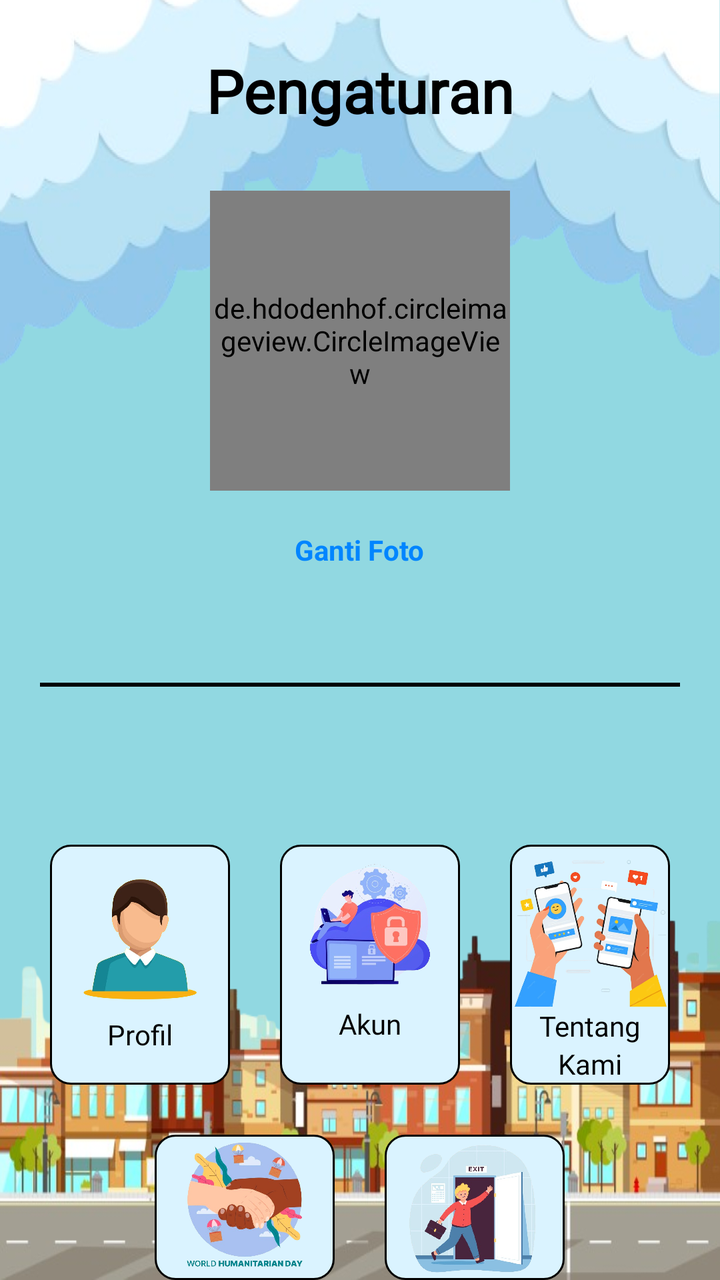
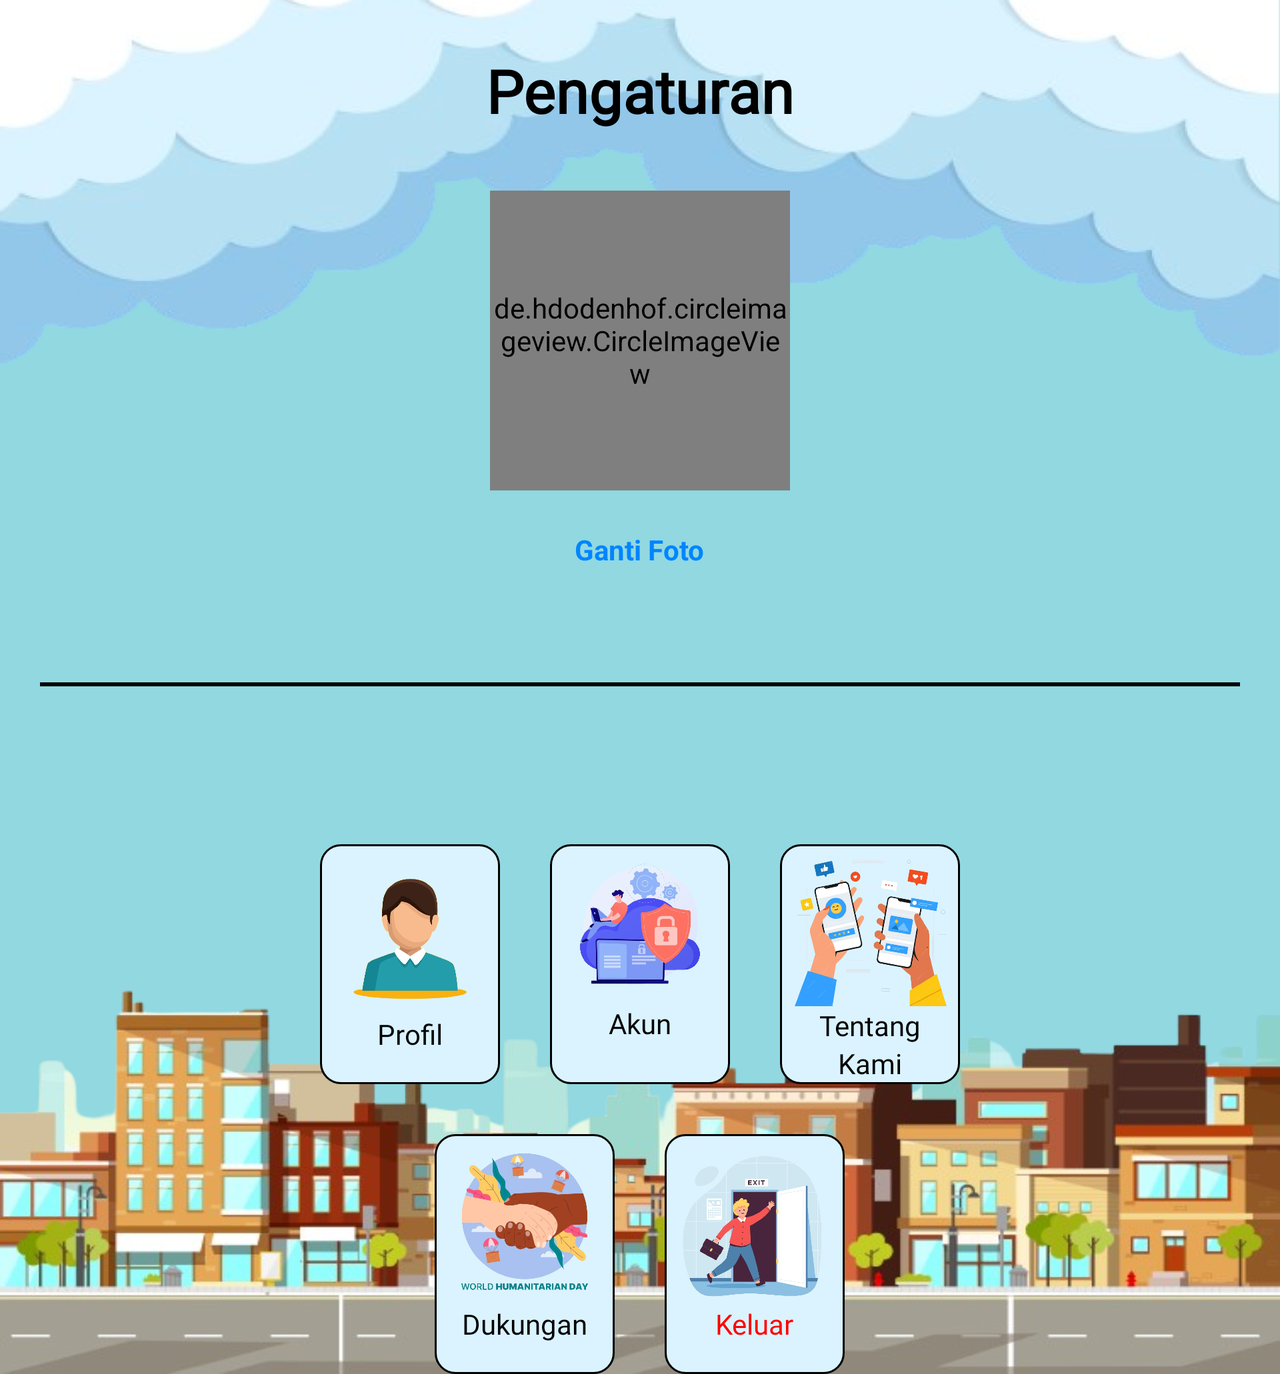

An Android layout and its configuration variant, each rendered on a device that would load it. The default file and the variant file are quoted in full after the pictures.
<!-- AndroidManifest.xml: application theme AppTheme -->
<!-- res/layout/fragment_profil.xml -->
<?xml version="1.0" encoding="utf-8"?>
<RelativeLayout
    xmlns:android="http://schemas.android.com/apk/res/android"
    xmlns:app="http://schemas.android.com/apk/res-auto"
    xmlns:tools="http://schemas.android.com/tools"
    android:layout_width="match_parent"
    android:layout_height="match_parent"
    android:orientation="vertical"
    android:background="#91D8E1"
    tools:context=".ProfilFragment">

    <RelativeLayout
        android:layout_width="match_parent"
        android:layout_height="200dp"
        android:background="@drawable/bgawan"
        android:layout_alignParentTop="true">
    </RelativeLayout>

    <RelativeLayout
        android:layout_width="match_parent"
        android:layout_height="250dp"
        android:layout_alignParentBottom="true"
        android:background="@drawable/kota">
    </RelativeLayout>

    <TextView
        android:id="@+id/pengaturan"
        android:layout_width="wrap_content"
        android:layout_height="wrap_content"
        android:text="Pengaturan"
        android:textSize="30sp"
        android:layout_centerHorizontal="true"
        android:layout_marginTop="25dp"
        android:fontFamily="@font/fredom"
        android:textColor="@color/black"
        android:textStyle="bold"/>

    <de.hdodenhof.circleimageview.CircleImageView
        android:id="@+id/gambar_profil_pengaturan"
        android:layout_width="150dp"
        android:layout_height="150dp"
        android:src="@drawable/profil_kosong"
        android:layout_centerHorizontal="true"
        android:layout_below="@+id/pengaturan"
        app:civ_border_color="@color/black"
        app:civ_border_width="3dp"
        android:layout_marginTop="30dp"/>

    <TextView
        android:id="@+id/ganti_profil"
        android:layout_below="@+id/gambar_profil_pengaturan"
        android:layout_width="wrap_content"
        android:layout_height="wrap_content"
        android:text="Ganti Foto"
        android:textSize="14sp"
        android:textColor="#0085FF"
        android:textStyle="bold"
        android:layout_centerHorizontal="true"
        android:layout_marginTop="20dp"/>

    <TextView
        android:id="@+id/username_pengaturan"
        android:layout_width="wrap_content"
        android:layout_height="wrap_content"
        android:text=""
        android:layout_below="@+id/ganti_profil"
        android:layout_centerHorizontal="true"
        android:layout_marginTop="20dp"
        android:fontFamily="@font/dm_sans"
        android:textSize="20sp"
        android:textColor="@color/black"/>

    <View
        android:id="@+id/divider"
        android:layout_width="match_parent"
        android:layout_height="2dp"
        android:layout_marginStart="20dp"
        android:layout_marginTop="10dp"
        android:layout_marginEnd="20dp"
        android:background="#000000"
        android:layout_below="@id/username_pengaturan"
        app:layout_constraintVertical_bias="0.0" />

    <TextView
        android:id="@+id/email_pengaturan"
        android:layout_width="wrap_content"
        android:layout_height="wrap_content"
        android:text=""
        android:layout_below="@+id/divider"
        android:layout_centerHorizontal="true"
        android:layout_marginTop="10dp"
        android:fontFamily="@font/dm_sans"
        android:textSize="14sp"
        android:textColor="@color/black"/>



    <RelativeLayout
        android:id="@+id/icon_atas"
        android:layout_width="wrap_content"
        android:layout_height="wrap_content"
        android:layout_centerHorizontal="true"
        android:layout_marginStart="25dp"
        android:layout_marginEnd="25dp"
        android:layout_below="@+id/email_pengaturan"
        android:layout_marginTop="50dp">
        <RelativeLayout
            android:id="@+id/edit_profil"
            android:layout_width="90dp"
            android:layout_height="120dp"
            android:background="@drawable/bg_button_blue">
            <RelativeLayout
                android:layout_width="wrap_content"
                android:layout_centerInParent="true"
                android:layout_height="wrap_content">
                <ImageView
                    android:id="@+id/icon_profil"
                    android:layout_width="80dp"
                    android:layout_centerHorizontal="true"
                    android:layout_height="80dp"
                    android:src="@drawable/profil"/>
                <TextView
                    android:layout_below="@id/icon_profil"
                    android:layout_width="wrap_content"
                    android:layout_height="wrap_content"
                    android:text="Profil"
                    android:layout_centerHorizontal="true"
                    android:textColor="@color/black"
                    android:fontFamily="@font/dm_sans"
                    android:layout_marginBottom="10dp"/>
            </RelativeLayout>
        </RelativeLayout>

        <RelativeLayout
            android:id="@+id/setting"
            android:layout_width="90dp"
            android:layout_height="120dp"
            android:layout_centerInParent="true"
            android:layout_marginStart="25dp"
            android:layout_marginEnd="25dp"
            android:layout_toRightOf="@id/edit_profil"
            android:background="@drawable/bg_button_blue">

            <ImageView
                android:id="@+id/icon_setting"
                android:layout_width="80dp"
                android:layout_height="80dp"
                android:layout_centerHorizontal="true"
                android:src="@drawable/setting" />

            <TextView
                android:layout_width="wrap_content"
                android:layout_height="wrap_content"
                android:layout_below="@id/icon_setting"
                android:layout_centerHorizontal="true"
                android:fontFamily="@font/dm_sans"
                android:text="Akun"
                android:textColor="@color/black" />
        </RelativeLayout>
        <RelativeLayout
            android:id="@+id/tentang_kami"
            android:layout_width="90dp"
            android:layout_height="120dp"
            android:layout_toRightOf="@+id/setting"
            android:background="@drawable/bg_button_blue">

            <RelativeLayout
                android:layout_width="wrap_content"
                android:layout_height="wrap_content"
                android:layout_centerInParent="true">

                <ImageView
                    android:id="@+id/icon_tentang_kami"
                    android:layout_width="80dp"
                    android:layout_height="80dp"
                    android:layout_centerHorizontal="true"
                    android:src="@drawable/tentang_kami" />

                <TextView
                    android:id="@+id/tentang"
                    android:layout_width="wrap_content"
                    android:layout_height="wrap_content"
                    android:layout_below="@id/icon_tentang_kami"
                    android:layout_centerHorizontal="true"
                    android:fontFamily="@font/dm_sans"
                    android:text="Tentang"
                    android:textColor="@color/black" />

                <TextView
                    android:layout_width="wrap_content"
                    android:layout_height="wrap_content"
                    android:layout_below="@+id/tentang"
                    android:layout_centerHorizontal="true"
                    android:fontFamily="@font/dm_sans"
                    android:text="Kami"
                    android:textColor="@color/black" />
            </RelativeLayout>
        </RelativeLayout>
    </RelativeLayout>
    <RelativeLayout
        android:layout_width="wrap_content"
        android:layout_height="wrap_content"
        android:layout_below="@id/icon_atas"
        android:layout_marginTop="25dp"
        android:layout_centerHorizontal="true">
        <RelativeLayout
            android:id="@+id/dukungan"
            android:layout_width="90dp"
            android:layout_height="120dp"
            android:background="@drawable/bg_button_blue">
            <RelativeLayout
                android:layout_width="wrap_content"
                android:layout_height="wrap_content"
                android:layout_centerInParent="true">
                <ImageView
                    android:id="@+id/icon_dukungan"
                    android:layout_width="80dp"
                    android:layout_height="80dp"
                    android:src="@drawable/dukungan"/>
                <TextView
                    android:layout_below="@id/icon_dukungan"
                    android:layout_width="wrap_content"
                    android:layout_height="wrap_content"
                    android:text="Dukungan"
                    android:layout_centerHorizontal="true"
                    android:textColor="@color/black"
                    android:fontFamily="@font/dm_sans"
                    android:layout_marginBottom="10dp"/>
            </RelativeLayout>
        </RelativeLayout>
        <RelativeLayout
            android:layout_marginStart="25dp"
            android:id="@+id/exit"
            android:layout_width="90dp"
            android:layout_height="120dp"
            android:layout_toRightOf="@id/dukungan"
            android:background="@drawable/bg_button_blue">
            <RelativeLayout
                android:layout_width="wrap_content"
                android:layout_height="wrap_content"
                android:layout_centerInParent="true">
                <ImageView
                    android:id="@+id/icon_exit"
                    android:layout_width="80dp"
                    android:layout_height="80dp"
                    android:src="@drawable/exit"/>
                <TextView
                    android:layout_below="@id/icon_exit"
                    android:layout_width="wrap_content"
                    android:layout_height="wrap_content"
                    android:text="Keluar"
                    android:layout_centerHorizontal="true"
                    android:textColor="#FF0000"
                    android:fontFamily="@font/dm_sans"
                    android:layout_marginBottom="10dp"/>
            </RelativeLayout>
        </RelativeLayout>
    </RelativeLayout>

</RelativeLayout>
<!-- resources referenced by this layout -->
<resources>
  <color name="black">#FF000000</color>
  <!-- drawable bg_button_blue (drawable) -->
  <?xml version="1.0" encoding="utf-8"?>
  <shape xmlns:android="http://schemas.android.com/apk/res/android"
      android:shape="rectangle">
      <solid android:color="#DAF3FF"/>
      <corners android:radius="10dp"/>
      <stroke android:width="1dp" android:color="@color/black"/>
  
  </shape>
  <!-- drawable bgawan: png bitmap (drawable, 123834 bytes) -->
  <!-- drawable dukungan: png bitmap (drawable, 513550 bytes) -->
  <!-- drawable exit: png bitmap (drawable, 185378 bytes) -->
  <!-- drawable kota: png bitmap (drawable, 268031 bytes) -->
  <!-- drawable profil: png bitmap (drawable, 93609 bytes) -->
  <!-- drawable setting: png bitmap (drawable, 195371 bytes) -->
  <!-- drawable tentang_kami: png bitmap (drawable, 422093 bytes) -->
  <style name="AppTheme" parent="Theme.AppCompat.Light.NoActionBar">
          
      </style>
</resources>
<!-- res/layout-land/fragment_profil.xml (the repository's variant of the layout above) -->
<!-- drawn on the phone turned sideways -->
<?xml version="1.0" encoding="utf-8"?>
<ScrollView
    android:layout_width="match_parent"
    android:layout_height="match_parent"
    xmlns:android="http://schemas.android.com/apk/res/android"
    xmlns:app="http://schemas.android.com/apk/res-auto"
    xmlns:tools="http://schemas.android.com/tools">

    <RelativeLayout
        android:layout_width="match_parent"
        android:layout_height="match_parent"
        android:orientation="vertical"
        android:background="#91D8E1"
        tools:context=".ProfilFragment">

        <RelativeLayout
            android:layout_width="match_parent"
            android:layout_height="200dp"
            android:background="@drawable/bgawan"
            android:layout_alignParentTop="true">
        </RelativeLayout>

        <RelativeLayout
            android:layout_width="match_parent"
            android:layout_height="250dp"
            android:layout_alignParentBottom="true"
            android:background="@drawable/kota">
        </RelativeLayout>

        <TextView
            android:id="@+id/pengaturan"
            android:layout_width="wrap_content"
            android:layout_height="wrap_content"
            android:text="Pengaturan"
            android:textSize="30sp"
            android:layout_centerHorizontal="true"
            android:layout_marginTop="25dp"
            android:fontFamily="@font/fredom"
            android:textColor="@color/black"
            android:textStyle="bold"/>

        <de.hdodenhof.circleimageview.CircleImageView
            android:id="@+id/gambar_profil_pengaturan"
            android:layout_width="150dp"
            android:layout_height="150dp"
            android:src="@drawable/profil_kosong"
            android:layout_centerHorizontal="true"
            android:layout_below="@+id/pengaturan"
            app:civ_border_color="@color/black"
            app:civ_border_width="3dp"
            android:layout_marginTop="30dp"/>

        <TextView
            android:id="@+id/ganti_profil"
            android:layout_below="@+id/gambar_profil_pengaturan"
            android:layout_width="wrap_content"
            android:layout_height="wrap_content"
            android:text="Ganti Foto"
            android:textSize="14sp"
            android:textColor="#0085FF"
            android:textStyle="bold"
            android:layout_centerHorizontal="true"
            android:layout_marginTop="20dp"/>

        <TextView
            android:id="@+id/username_pengaturan"
            android:layout_width="wrap_content"
            android:layout_height="wrap_content"
            android:text=""
            android:layout_below="@+id/ganti_profil"
            android:layout_centerHorizontal="true"
            android:layout_marginTop="20dp"
            android:fontFamily="@font/dm_sans"
            android:textSize="20sp"
            android:textColor="@color/black"/>

        <View
            android:id="@+id/divider"
            android:layout_width="match_parent"
            android:layout_height="2dp"
            android:layout_marginStart="20dp"
            android:layout_marginTop="10dp"
            android:layout_marginEnd="20dp"
            android:background="#000000"
            android:layout_below="@id/username_pengaturan"
            app:layout_constraintVertical_bias="0.0" />

        <TextView
            android:id="@+id/email_pengaturan"
            android:layout_width="wrap_content"
            android:layout_height="wrap_content"
            android:text=""
            android:layout_below="@+id/divider"
            android:layout_centerHorizontal="true"
            android:layout_marginTop="10dp"
            android:fontFamily="@font/dm_sans"
            android:textSize="14sp"
            android:textColor="@color/black"/>



        <RelativeLayout
            android:id="@+id/icon_atas"
            android:layout_width="wrap_content"
            android:layout_height="wrap_content"
            android:layout_centerHorizontal="true"
            android:layout_marginStart="25dp"
            android:layout_marginEnd="25dp"
            android:layout_below="@+id/email_pengaturan"
            android:layout_marginTop="50dp">
            <RelativeLayout
                android:id="@+id/edit_profil"
                android:layout_width="90dp"
                android:layout_height="120dp"
                android:background="@drawable/bg_button_blue">
                <RelativeLayout
                    android:layout_width="wrap_content"
                    android:layout_centerInParent="true"
                    android:layout_height="wrap_content">
                    <ImageView
                        android:id="@+id/icon_profil"
                        android:layout_width="80dp"
                        android:layout_centerHorizontal="true"
                        android:layout_height="80dp"
                        android:src="@drawable/profil"/>
                    <TextView
                        android:layout_below="@id/icon_profil"
                        android:layout_width="wrap_content"
                        android:layout_height="wrap_content"
                        android:text="Profil"
                        android:layout_centerHorizontal="true"
                        android:textColor="@color/black"
                        android:fontFamily="@font/dm_sans"
                        android:layout_marginBottom="10dp"/>
                </RelativeLayout>
            </RelativeLayout>

            <RelativeLayout
                android:id="@+id/setting"
                android:layout_width="90dp"
                android:layout_height="120dp"
                android:layout_centerInParent="true"
                android:layout_marginStart="25dp"
                android:layout_marginEnd="25dp"
                android:layout_toRightOf="@id/edit_profil"
                android:background="@drawable/bg_button_blue">

                <ImageView
                    android:id="@+id/icon_setting"
                    android:layout_width="80dp"
                    android:layout_height="80dp"
                    android:layout_centerHorizontal="true"
                    android:src="@drawable/setting" />

                <TextView
                    android:layout_width="wrap_content"
                    android:layout_height="wrap_content"
                    android:layout_below="@id/icon_setting"
                    android:layout_centerHorizontal="true"
                    android:fontFamily="@font/dm_sans"
                    android:text="Akun"
                    android:textColor="@color/black" />
            </RelativeLayout>
            <RelativeLayout
                android:id="@+id/tentang_kami"
                android:layout_width="90dp"
                android:layout_height="120dp"
                android:layout_toRightOf="@+id/setting"
                android:background="@drawable/bg_button_blue">

                <RelativeLayout
                    android:layout_width="wrap_content"
                    android:layout_height="wrap_content"
                    android:layout_centerInParent="true">

                    <ImageView
                        android:id="@+id/icon_tentang_kami"
                        android:layout_width="80dp"
                        android:layout_height="80dp"
                        android:layout_centerHorizontal="true"
                        android:src="@drawable/tentang_kami" />

                    <TextView
                        android:id="@+id/tentang"
                        android:layout_width="wrap_content"
                        android:layout_height="wrap_content"
                        android:layout_below="@id/icon_tentang_kami"
                        android:layout_centerHorizontal="true"
                        android:fontFamily="@font/dm_sans"
                        android:text="Tentang"
                        android:textColor="@color/black" />

                    <TextView
                        android:layout_width="wrap_content"
                        android:layout_height="wrap_content"
                        android:layout_below="@+id/tentang"
                        android:layout_centerHorizontal="true"
                        android:fontFamily="@font/dm_sans"
                        android:text="Kami"
                        android:textColor="@color/black" />
                </RelativeLayout>
            </RelativeLayout>
        </RelativeLayout>
        <RelativeLayout
            android:layout_width="wrap_content"
            android:layout_height="wrap_content"
            android:layout_below="@id/icon_atas"
            android:layout_marginTop="25dp"
            android:layout_centerHorizontal="true">
            <RelativeLayout
                android:id="@+id/dukungan"
                android:layout_width="90dp"
                android:layout_height="120dp"
                android:background="@drawable/bg_button_blue">
                <RelativeLayout
                    android:layout_width="wrap_content"
                    android:layout_height="wrap_content"
                    android:layout_centerInParent="true">
                    <ImageView
                        android:id="@+id/icon_dukungan"
                        android:layout_width="80dp"
                        android:layout_height="80dp"
                        android:src="@drawable/dukungan"/>
                    <TextView
                        android:layout_below="@id/icon_dukungan"
                        android:layout_width="wrap_content"
                        android:layout_height="wrap_content"
                        android:text="Dukungan"
                        android:layout_centerHorizontal="true"
                        android:textColor="@color/black"
                        android:fontFamily="@font/dm_sans"
                        android:layout_marginBottom="10dp"/>
                </RelativeLayout>
            </RelativeLayout>
            <RelativeLayout
                android:layout_marginStart="25dp"
                android:id="@+id/exit"
                android:layout_width="90dp"
                android:layout_height="120dp"
                android:layout_toRightOf="@id/dukungan"
                android:background="@drawable/bg_button_blue">
                <RelativeLayout
                    android:layout_width="wrap_content"
                    android:layout_height="wrap_content"
                    android:layout_centerInParent="true">
                    <ImageView
                        android:id="@+id/icon_exit"
                        android:layout_width="80dp"
                        android:layout_height="80dp"
                        android:src="@drawable/exit"/>
                    <TextView
                        android:layout_below="@id/icon_exit"
                        android:layout_width="wrap_content"
                        android:layout_height="wrap_content"
                        android:text="Keluar"
                        android:layout_centerHorizontal="true"
                        android:textColor="#FF0000"
                        android:fontFamily="@font/dm_sans"
                        android:layout_marginBottom="10dp"/>
                </RelativeLayout>
            </RelativeLayout>
        </RelativeLayout>

    </RelativeLayout>

</ScrollView>
